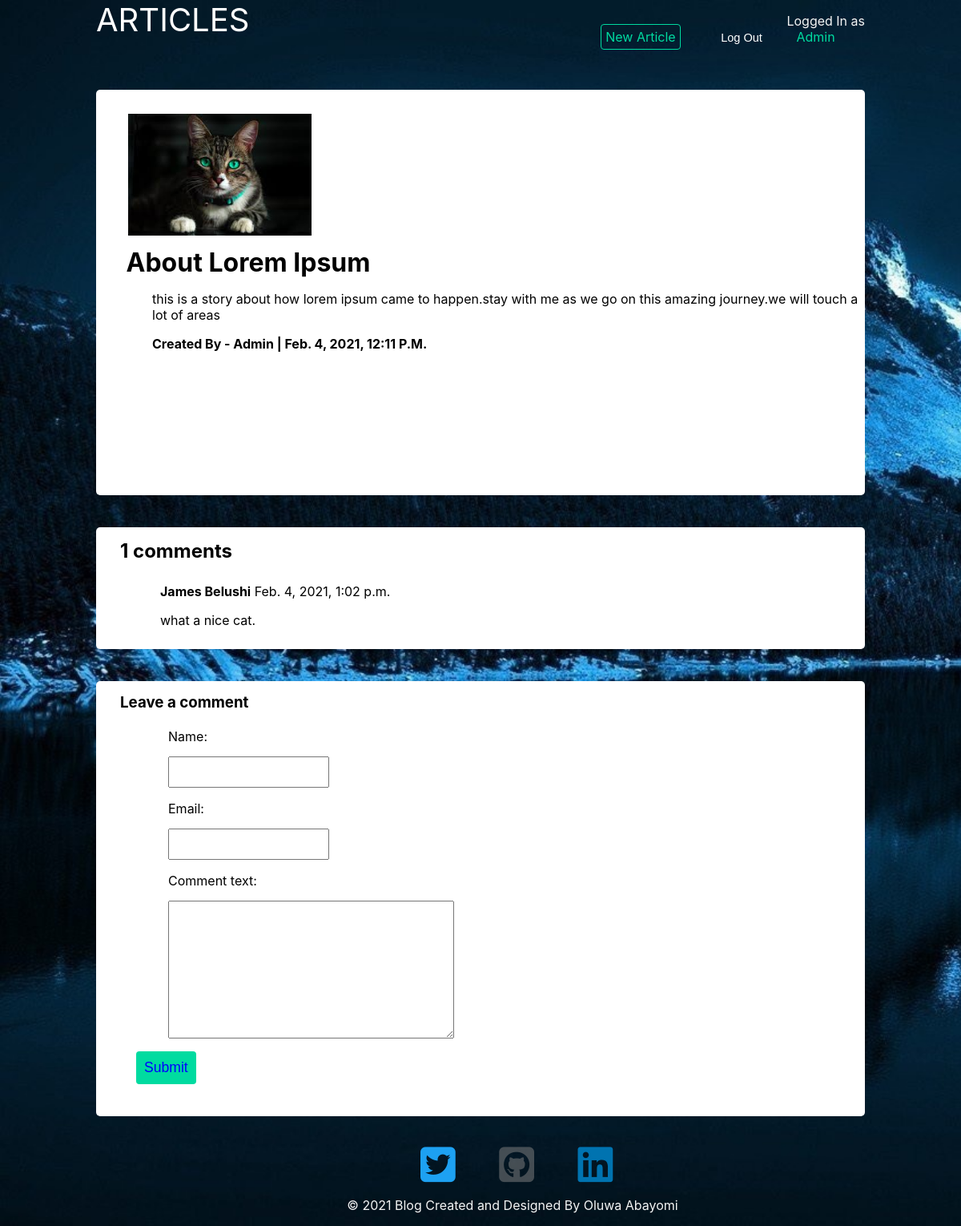
Screenshot of /articles/about-lorem-ipsum/detail (signed in) with the database file from the repository.
### articles/models.py (models this page shows, shortened)
class Article(models.Model):
    title = models.CharField(max_length=100)
    slug = models.SlugField(unique=True)
    body = models.TextField()
    date = models.DateTimeField(auto_now_add=True)
    thumb = models.ImageField(default='default.png', blank=True)
    author = models.ForeignKey(User,default=None, on_delete=models.SET_NULL, null=True)

class Comment(models.Model):
    article = models.ForeignKey(Article, on_delete= models.CASCADE, related_name='comments')
    name = models.CharField(max_length=50)
    email = models.EmailField(max_length=100)
    comment_text = models.TextField()
    created_on = models.DateTimeField(auto_now_add=True)
    updated = models.DateTimeField(auto_now=True)
    active = models.BooleanField(default=False)
    class Meta:
        ordering = ('created_on',)

### articles/views.py (the view)
# urls.py: path('<str:slug>/detail', article_detail, name="detail"),
@login_required(login_url="/accounts/login")
def article_detail(request, slug):
    template = "articles/article_detail.html"
    articles = get_object_or_404(Article, slug=slug)
    comments = articles.comments.filter(active=True)
    new_comment = None
    if request.method == 'POST':
        comment_form = CreateComment(data=request.POST)
        if comment_form.is_valid():
            new_comment = comment_form.save(commit=False)
            new_comment.article = articles
            new_comment.save()
    else:
        comment_form = CreateComment()
    template = "articles/article_detail.html"
    content = {
        "articles": articles,
        "comments": comments,
        "new_comment": new_comment,
        "comment_form": comment_form,
    }
    return render(request, template, content)

### articles/forms.py
class CreateComment(forms.ModelForm):
    class Meta:
        model = Comment
        fields = ['name', 'email', 'comment_text']

### articles/templates/articles/article_detail.html (shortened to what this page needs)
{% extends 'base_layout.html' %}
{% block content %}
    <div class="container">
        <div class="article-detail articles">
            <img src="{{articles.thumb.url}}" alt="an image should display">
            <h1 class="">{% block title %} {{ articles.title }} {% endblock title %}</h1>
            <div class="paragraph">
                <p class="">{{ articles.body | safe }}</p>
                <p class="" style="text-transform: capitalize; font-weight: bolder;">
                    Created By - {{ articles.author }} | {{ articles.date }}
                </p>
            </div>
        </div>
        <div class="article-detail">
            <div class="comment-replies">
                <h2>{{ comments.count }} comments</h2>
                {% for comment in comments %}
                <div class="" style="padding: 10px;">
                    <p class="font-weight-bold">
                    <b style="text-transform: capitalize;">{{ comment.name }}</b>
                    <span class="">
                        {{ comment.created_on }}
                    </span>
                    </p>
                    {{ comment.comment_text | linebreaks }}
                </div>
                {% endfor %}
            </div>
        </div>
        <div class="article-detail comment-section">
            {% if new_comment %}
            <div class="alert-success">
                Your comment is awaiting moderation
            </div>
            {% else %}
            <h3>Leave a comment</h3>
            <form method="post" style="margin-top:-15px; border: none;" class="site-form">
                {{ comment_form.as_p}}
                <input type="submit" value="Submit">
            </form>
            {% endif %}
        </div>
    </div>
{% endblock %}

### templates/base_layout.html (shortened to what this page needs)
{% load static %}
<!DOCTYPE html>
<html lang="en">
<head>
    <link rel="stylesheet" type="text/css" href="{% static '/blog.css' %}">
</head>
<body>
   <div class="wrapper">
       {% if user.is_authenticated%}
       <header><a href="{% url 'articles:list' %}" class="my_home authhover">ARTICLES</a>
        {% else %}
        <header><a href="{% url 'home' %}" class="my_home authhover">ARTICLES</a>
        {% endif %}
       <nav>
           <ul>
               {% if user.is_authenticated %}
               <li><a href="{% url 'articles:create' %}" class="highlight">New Article</a></li>
               <li>
                   <form class="logout-link" action="{% url 'accounts:log_out' %}" method="POST">
                       <li><button type="submit" class="authhover">Log Out</button></li>
                        <li>Logged In as<div class="user">{{user}}</div></li>
                   </form>
               </li>
               {% else %}
               <li><a href="{% url 'accounts:log_in' %}" class="authhover">Login</a></li>
               <li><a href="{% url 'accounts:sign_up' %}" class="authhover">Sign Up</a></li>
               {% endif %}
           </ul>
        </header>
       {% block content %}
       {% endblock %}
   </div>
   <footer>
       <div class="my_footer">
            <a href="https://www.twitter.com/yungelda"><i class="fab fa-twitter-square"></i></a>
            <a href="https://www.github.com/aayobam"><i class="fab fa-github-square"></i></a>
            <a href="https://www.linkedin.com/in/aayobam"><i class="fab fa-linkedin"></i></a>
            <p> &copy; 2021 Blog Created and Designed By Oluwa Abayomi</p>
       </div>
    </footer>
</body>
</html>

### assets/blog.css (style rules this page uses)
body { font-family: -apple-system, BlinkMacSystemFont, 'Segoe UI', Roboto, Oxygen, Ubuntu, Cantarell, 'Open Sans', 'Helvetica Neue', sans-serif; background-image: url(/static/background.jpg); background-size: cover; background-repeat: no-repeat; color: whitesmoke; margin: 0 auto; }
h1,h2,h3,h4,h5 { font-weight: normal; margin: 0px; }
a,a:hover, a:visited { color:white; text-decoration: none; }
.wrapper { max-width: 960px; margin: 0 auto; }
.wrapper .my_home { font-size: 40px; }
.wrapper h1 { text-align: center; margin: 100px auto; font-size: 2.4em; }
header { display: grid; grid-template-columns: 1fr 1fr; padding: 20px auto; }
.user { color: #00dba0; text-transform: capitalize; margin-left: 12px; }
nav { justify-self: end; }
nav li { display: inline-block; margin-left: 20px; }
nav button { background: none; color: white; cursor: pointer; border: 0px; font-size: 0.91em; }
.wrapper .site-form { border: 1px solid #00dba0; padding: 20px; margin-top: -60px; }
.site-form input, textarea { display: block; margin: 15px 0 0 0; padding: 10px; }
.highlight { border: 1px solid #00dba0; border-radius: 4px; padding: 5px; color: #00dba0 !important; }
.site-form input[type="submit"] { background: #00dba0; border: none; color: blue; font-size: 1.1em; border-radius: 4px; }
.container { display: grid; grid-template-columns: 1fr; max-width: 100%; }
.container .articles img { padding-top: 30px; padding-left: 40px; max-width: 80%; max-height: 30%; height: 300px; }
.container .articles h1 { padding-right: 580px; margin-bottom: 10px; margin-top: 10px; font-size: xx-large }
.container h1,h2,h3 { font-weight: bold; }
.article-detail { background-color: white; margin-top: 40px; color: black; border-radius: 5px; }
.container .articles .paragraph { padding-left: 30px; padding-bottom: 15px; }
.comment-replies { padding-top: 15px; padding-left: 30px; }
.comment-section { padding-top: 15px; padding-left: 30px; padding-bottom: 20px; }
footer { text-align: center; margin-top: 35px; }
.my_footer .fab { font-size: 50px !important; list-style-type: none; display: inline; margin-left: 50px; }
.my_footer .fa-twitter-square { color: rgba(29,161,242,1.00); }
.my_footer .fa-linkedin { color: rgb(0, 115, 176) }
.my_footer .fa-github-square { color: rgba(128, 128, 128, 0.534); }
.my_footer, p { margin-left: 40px; }

### rows the page displays
Article: thumb (picture), title "About Lorem Ipsum", body "this is a story about how lorem ipsum came to happen.stay with me as we go on this amazing journey.we will touch a lot of areas", author "Admin", date "Feb. 4, 2021, 12:11 P.m."
Comment: name "James Belushi", created_on "Feb. 4, 2021, 1:02 p.m.", comment_text "what a nice cat."

### other values shown
{{ user }} "Admin"
{{ comments.count }} "1"
